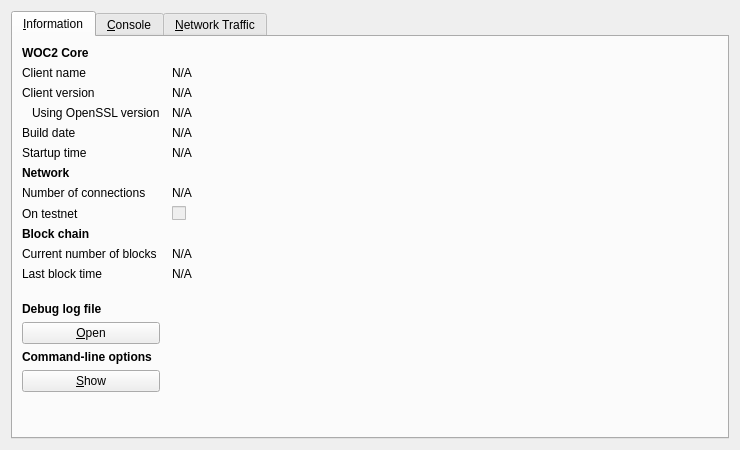
<?xml version="1.0" encoding="UTF-8"?>
<ui version="4.0">
 <class>RPCConsole</class>
 <widget class="QDialog" name="RPCConsole">
  <property name="geometry">
   <rect>
    <x>0</x>
    <y>0</y>
    <width>740</width>
    <height>450</height>
   </rect>
  </property>
  <property name="windowTitle">
   <string>WOC2 - Debug window</string>
  </property>
  <layout class="QVBoxLayout" name="verticalLayout_2">
   <item>
    <widget class="QTabWidget" name="tabWidget">
     <property name="currentIndex">
      <number>0</number>
     </property>
     <widget class="QWidget" name="tab_info">
      <attribute name="title">
       <string>&amp;Information</string>
      </attribute>
      <layout class="QGridLayout" name="gridLayout" columnstretch="0,1">
       <property name="horizontalSpacing">
        <number>12</number>
       </property>
       <item row="0" column="0">
        <widget class="QLabel" name="label_9">
         <property name="font">
          <font>
           <weight>75</weight>
           <bold>true</bold>
          </font>
         </property>
         <property name="text">
          <string>WOC2 Core</string>
         </property>
        </widget>
       </item>
       <item row="1" column="0">
        <widget class="QLabel" name="label_5">
         <property name="text">
          <string>Client name</string>
         </property>
        </widget>
       </item>
       <item row="1" column="1">
        <widget class="QLabel" name="clientName">
         <property name="cursor">
          <cursorShape>IBeamCursor</cursorShape>
         </property>
         <property name="text">
          <string>N/A</string>
         </property>
         <property name="textFormat">
          <enum>Qt::PlainText</enum>
         </property>
         <property name="textInteractionFlags">
          <set>Qt::LinksAccessibleByMouse|Qt::TextSelectableByKeyboard|Qt::TextSelectableByMouse</set>
         </property>
        </widget>
       </item>
       <item row="2" column="0">
        <widget class="QLabel" name="label_6">
         <property name="text">
          <string>Client version</string>
         </property>
        </widget>
       </item>
       <item row="2" column="1">
        <widget class="QLabel" name="clientVersion">
         <property name="cursor">
          <cursorShape>IBeamCursor</cursorShape>
         </property>
         <property name="text">
          <string>N/A</string>
         </property>
         <property name="textFormat">
          <enum>Qt::PlainText</enum>
         </property>
         <property name="textInteractionFlags">
          <set>Qt::LinksAccessibleByMouse|Qt::TextSelectableByKeyboard|Qt::TextSelectableByMouse</set>
         </property>
        </widget>
       </item>
       <item row="3" column="0">
        <widget class="QLabel" name="label_14">
         <property name="text">
          <string>Using OpenSSL version</string>
         </property>
         <property name="indent">
          <number>10</number>
         </property>
        </widget>
       </item>
       <item row="3" column="1">
        <widget class="QLabel" name="openSSLVersion">
         <property name="cursor">
          <cursorShape>IBeamCursor</cursorShape>
         </property>
         <property name="text">
          <string>N/A</string>
         </property>
         <property name="textFormat">
          <enum>Qt::PlainText</enum>
         </property>
         <property name="textInteractionFlags">
          <set>Qt::LinksAccessibleByMouse|Qt::TextSelectableByKeyboard|Qt::TextSelectableByMouse</set>
         </property>
        </widget>
       </item>
       <item row="4" column="0">
        <widget class="QLabel" name="label_12">
         <property name="text">
          <string>Build date</string>
         </property>
        </widget>
       </item>
       <item row="4" column="1">
        <widget class="QLabel" name="buildDate">
         <property name="cursor">
          <cursorShape>IBeamCursor</cursorShape>
         </property>
         <property name="text">
          <string>N/A</string>
         </property>
         <property name="textFormat">
          <enum>Qt::PlainText</enum>
         </property>
         <property name="textInteractionFlags">
          <set>Qt::LinksAccessibleByMouse|Qt::TextSelectableByKeyboard|Qt::TextSelectableByMouse</set>
         </property>
        </widget>
       </item>
       <item row="5" column="0">
        <widget class="QLabel" name="label_13">
         <property name="text">
          <string>Startup time</string>
         </property>
        </widget>
       </item>
       <item row="5" column="1">
        <widget class="QLabel" name="startupTime">
         <property name="cursor">
          <cursorShape>IBeamCursor</cursorShape>
         </property>
         <property name="text">
          <string>N/A</string>
         </property>
         <property name="textFormat">
          <enum>Qt::PlainText</enum>
         </property>
         <property name="textInteractionFlags">
          <set>Qt::LinksAccessibleByMouse|Qt::TextSelectableByKeyboard|Qt::TextSelectableByMouse</set>
         </property>
        </widget>
       </item>
       <item row="6" column="0">
        <widget class="QLabel" name="label_11">
         <property name="font">
          <font>
           <weight>75</weight>
           <bold>true</bold>
          </font>
         </property>
         <property name="text">
          <string>Network</string>
         </property>
        </widget>
       </item>
       <item row="7" column="0">
        <widget class="QLabel" name="label_7">
         <property name="text">
          <string>Number of connections</string>
         </property>
        </widget>
       </item>
       <item row="7" column="1">
        <widget class="QLabel" name="numberOfConnections">
         <property name="cursor">
          <cursorShape>IBeamCursor</cursorShape>
         </property>
         <property name="text">
          <string>N/A</string>
         </property>
         <property name="textFormat">
          <enum>Qt::PlainText</enum>
         </property>
         <property name="textInteractionFlags">
          <set>Qt::LinksAccessibleByMouse|Qt::TextSelectableByKeyboard|Qt::TextSelectableByMouse</set>
         </property>
        </widget>
       </item>
       <item row="8" column="0">
        <widget class="QLabel" name="label_8">
         <property name="text">
          <string>On testnet</string>
         </property>
        </widget>
       </item>
       <item row="8" column="1">
        <widget class="QCheckBox" name="isTestNet">
         <property name="enabled">
          <bool>false</bool>
         </property>
         <property name="text">
          <string/>
         </property>
        </widget>
       </item>
       <item row="9" column="0">
        <widget class="QLabel" name="label_10">
         <property name="font">
          <font>
           <weight>75</weight>
           <bold>true</bold>
          </font>
         </property>
         <property name="text">
          <string>Block chain</string>
         </property>
        </widget>
       </item>
       <item row="10" column="0">
        <widget class="QLabel" name="label_3">
         <property name="text">
          <string>Current number of blocks</string>
         </property>
        </widget>
       </item>
       <item row="10" column="1">
        <widget class="QLabel" name="numberOfBlocks">
         <property name="cursor">
          <cursorShape>IBeamCursor</cursorShape>
         </property>
         <property name="text">
          <string>N/A</string>
         </property>
         <property name="textFormat">
          <enum>Qt::PlainText</enum>
         </property>
         <property name="textInteractionFlags">
          <set>Qt::LinksAccessibleByMouse|Qt::TextSelectableByKeyboard|Qt::TextSelectableByMouse</set>
         </property>
        </widget>
       </item>
       <item row="11" column="0">
        <widget class="QLabel" name="label_2">
         <property name="text">
          <string>Last block time</string>
         </property>
        </widget>
       </item>
       <item row="11" column="1">
        <widget class="QLabel" name="lastBlockTime">
         <property name="cursor">
          <cursorShape>IBeamCursor</cursorShape>
         </property>
         <property name="text">
          <string>N/A</string>
         </property>
         <property name="textFormat">
          <enum>Qt::PlainText</enum>
         </property>
         <property name="textInteractionFlags">
          <set>Qt::LinksAccessibleByMouse|Qt::TextSelectableByKeyboard|Qt::TextSelectableByMouse</set>
         </property>
        </widget>
       </item>
       <item row="12" column="0">
        <spacer name="verticalSpacer_2">
         <property name="orientation">
          <enum>Qt::Vertical</enum>
         </property>
         <property name="sizeHint" stdset="0">
          <size>
           <width>20</width>
           <height>20</height>
          </size>
         </property>
        </spacer>
       </item>
       <item row="13" column="0">
        <widget class="QLabel" name="labelDebugLogfile">
         <property name="font">
          <font>
           <weight>75</weight>
           <bold>true</bold>
          </font>
         </property>
         <property name="text">
          <string>Debug log file</string>
         </property>
        </widget>
       </item>
       <item row="14" column="0">
        <widget class="QPushButton" name="openDebugLogfileButton">
         <property name="toolTip">
          <string>Open the WOC2 debug log file from the current data directory. This can take a few seconds for large log files.</string>
         </property>
         <property name="text">
          <string>&amp;Open</string>
         </property>
         <property name="autoDefault">
          <bool>false</bool>
         </property>
        </widget>
       </item>
       <item row="15" column="0">
        <widget class="QLabel" name="labelCLWarofCoins2s">
         <property name="font">
          <font>
           <weight>75</weight>
           <bold>true</bold>
          </font>
         </property>
         <property name="text">
          <string>Command-line options</string>
         </property>
        </widget>
       </item>
       <item row="16" column="0">
        <widget class="QPushButton" name="showCLWarofCoins2sButton">
         <property name="toolTip">
          <string>Show the WOC2-Qt help message to get a list with possible WOC2 command-line options.</string>
         </property>
         <property name="text">
          <string>&amp;Show</string>
         </property>
         <property name="autoDefault">
          <bool>false</bool>
         </property>
        </widget>
       </item>
       <item row="17" column="0">
        <spacer name="verticalSpacer">
         <property name="orientation">
          <enum>Qt::Vertical</enum>
         </property>
         <property name="sizeHint" stdset="0">
          <size>
           <width>20</width>
           <height>40</height>
          </size>
         </property>
        </spacer>
       </item>
      </layout>
     </widget>
     <widget class="QWidget" name="tab_console">
      <attribute name="title">
       <string>&amp;Console</string>
      </attribute>
      <layout class="QVBoxLayout" name="verticalLayout_3">
       <property name="spacing">
        <number>3</number>
       </property>
       <item>
        <widget class="QTextEdit" name="messagesWidget">
         <property name="minimumSize">
          <size>
           <width>0</width>
           <height>100</height>
          </size>
         </property>
         <property name="readOnly">
          <bool>true</bool>
         </property>
         <property name="tabKeyNavigation" stdset="0">
          <bool>false</bool>
         </property>
         <property name="columnCount" stdset="0">
          <number>2</number>
         </property>
        </widget>
       </item>
       <item>
        <layout class="QHBoxLayout" name="horizontalLayout">
         <property name="spacing">
          <number>3</number>
         </property>
         <item>
          <widget class="QLabel" name="label">
           <property name="text">
            <string notr="true">&gt;</string>
           </property>
          </widget>
         </item>
         <item>
          <widget class="QLineEdit" name="lineEdit"/>
         </item>
         <item>
          <widget class="QPushButton" name="clearButton">
           <property name="maximumSize">
            <size>
             <width>24</width>
             <height>24</height>
            </size>
           </property>
           <property name="toolTip">
            <string>Clear console</string>
           </property>
           <property name="text">
            <string/>
           </property>
           <property name="icon">
            <iconset resource="../bitcoin.qrc">
             <normaloff>:/icons/remove</normaloff>:/icons/remove</iconset>
           </property>
           <property name="shortcut">
            <string notr="true">Ctrl+L</string>
           </property>
           <property name="autoDefault">
            <bool>false</bool>
           </property>
          </widget>
         </item>
        </layout>
       </item>
      </layout>
     </widget>
     <widget class="QWidget" name="tab">
      <attribute name="title">
       <string>&amp;Network Traffic</string>
      </attribute>
      <layout class="QHBoxLayout" name="horizontalLayout_3">
       <item>
        <layout class="QVBoxLayout" name="verticalLayout_4">
         <item>
          <widget class="TrafficGraphWidget" name="trafficGraph" native="true">
           <property name="sizePolicy">
            <sizepolicy hsizetype="Expanding" vsizetype="Expanding">
             <horstretch>0</horstretch>
             <verstretch>0</verstretch>
            </sizepolicy>
           </property>
          </widget>
         </item>
         <item>
          <layout class="QHBoxLayout" name="horizontalLayout_2">
           <item>
            <widget class="QSlider" name="sldGraphRange">
             <property name="minimum">
              <number>1</number>
             </property>
             <property name="maximum">
              <number>288</number>
             </property>
             <property name="pageStep">
              <number>12</number>
             </property>
             <property name="value">
              <number>6</number>
             </property>
             <property name="orientation">
              <enum>Qt::Horizontal</enum>
             </property>
            </widget>
           </item>
           <item>
            <widget class="QLabel" name="lblGraphRange">
             <property name="minimumSize">
              <size>
               <width>100</width>
               <height>0</height>
              </size>
             </property>
             <property name="alignment">
              <set>Qt::AlignCenter</set>
             </property>
            </widget>
           </item>
           <item>
            <widget class="QPushButton" name="btnClearTrafficGraph">
             <property name="text">
              <string>&amp;Clear</string>
             </property>
            </widget>
           </item>
          </layout>
         </item>
        </layout>
       </item>
       <item>
        <layout class="QVBoxLayout" name="verticalLayout">
         <item>
          <widget class="QGroupBox" name="groupBox">
           <property name="title">
            <string>Totals</string>
           </property>
           <layout class="QVBoxLayout" name="verticalLayout_5">
            <item>
             <layout class="QHBoxLayout" name="horizontalLayout_4">
              <item>
               <widget class="Line" name="line">
                <property name="sizePolicy">
                 <sizepolicy hsizetype="Fixed" vsizetype="Fixed">
                  <horstretch>0</horstretch>
                  <verstretch>0</verstretch>
                 </sizepolicy>
                </property>
                <property name="minimumSize">
                 <size>
                  <width>10</width>
                  <height>0</height>
                 </size>
                </property>
                <property name="palette">
                 <palette>
                  <active>
                   <colorrole role="Light">
                    <brush brushstyle="SolidPattern">
                     <color alpha="255">
                      <red>0</red>
                      <green>255</green>
                      <blue>0</blue>
                     </color>
                    </brush>
                   </colorrole>
                  </active>
                  <inactive>
                   <colorrole role="Light">
                    <brush brushstyle="SolidPattern">
                     <color alpha="255">
                      <red>0</red>
                      <green>255</green>
                      <blue>0</blue>
                     </color>
                    </brush>
                   </colorrole>
                  </inactive>
                  <disabled>
                   <colorrole role="Light">
                    <brush brushstyle="SolidPattern">
                     <color alpha="255">
                      <red>0</red>
                      <green>255</green>
                      <blue>0</blue>
                     </color>
                    </brush>
                   </colorrole>
                  </disabled>
                 </palette>
                </property>
                <property name="orientation">
                 <enum>Qt::Horizontal</enum>
                </property>
               </widget>
              </item>
              <item>
               <widget class="QLabel" name="label_16">
                <property name="text">
                 <string>In:</string>
                </property>
               </widget>
              </item>
              <item>
               <widget class="QLabel" name="lblBytesIn">
                <property name="minimumSize">
                 <size>
                  <width>50</width>
                  <height>0</height>
                 </size>
                </property>
                <property name="alignment">
                 <set>Qt::AlignRight|Qt::AlignTrailing|Qt::AlignVCenter</set>
                </property>
               </widget>
              </item>
             </layout>
            </item>
            <item>
             <layout class="QHBoxLayout" name="horizontalLayout_5">
              <item>
               <widget class="Line" name="line_2">
                <property name="sizePolicy">
                 <sizepolicy hsizetype="Fixed" vsizetype="Fixed">
                  <horstretch>0</horstretch>
                  <verstretch>0</verstretch>
                 </sizepolicy>
                </property>
                <property name="minimumSize">
                 <size>
                  <width>10</width>
                  <height>0</height>
                 </size>
                </property>
                <property name="palette">
                 <palette>
                  <active>
                   <colorrole role="Light">
                    <brush brushstyle="SolidPattern">
                     <color alpha="255">
                      <red>255</red>
                      <green>0</green>
                      <blue>0</blue>
                     </color>
                    </brush>
                   </colorrole>
                  </active>
                  <inactive>
                   <colorrole role="Light">
                    <brush brushstyle="SolidPattern">
                     <color alpha="255">
                      <red>255</red>
                      <green>0</green>
                      <blue>0</blue>
                     </color>
                    </brush>
                   </colorrole>
                  </inactive>
                  <disabled>
                   <colorrole role="Light">
                    <brush brushstyle="SolidPattern">
                     <color alpha="255">
                      <red>255</red>
                      <green>0</green>
                      <blue>0</blue>
                     </color>
                    </brush>
                   </colorrole>
                  </disabled>
                 </palette>
                </property>
                <property name="orientation">
                 <enum>Qt::Horizontal</enum>
                </property>
               </widget>
              </item>
              <item>
               <widget class="QLabel" name="label_17">
                <property name="text">
                 <string>Out:</string>
                </property>
               </widget>
              </item>
              <item>
               <widget class="QLabel" name="lblBytesOut">
                <property name="minimumSize">
                 <size>
                  <width>50</width>
                  <height>0</height>
                 </size>
                </property>
                <property name="alignment">
                 <set>Qt::AlignRight|Qt::AlignTrailing|Qt::AlignVCenter</set>
                </property>
               </widget>
              </item>
             </layout>
            </item>
            <item>
             <spacer name="verticalSpacer_4">
              <property name="orientation">
               <enum>Qt::Vertical</enum>
              </property>
              <property name="sizeHint" stdset="0">
               <size>
                <width>20</width>
                <height>407</height>
               </size>
              </property>
             </spacer>
            </item>
           </layout>
          </widget>
         </item>
        </layout>
       </item>
      </layout>
     </widget>
    </widget>
   </item>
  </layout>
 </widget>
 <customwidgets>
  <customwidget>
   <class>TrafficGraphWidget</class>
   <extends>QWidget</extends>
   <header>trafficgraphwidget.h</header>
   <container>1</container>
   <slots>
    <slot>clear()</slot>
   </slots>
  </customwidget>
 </customwidgets>
 <resources>
  <include location="../bitcoin.qrc"/>
 </resources>
 <connections/>
</ui>
